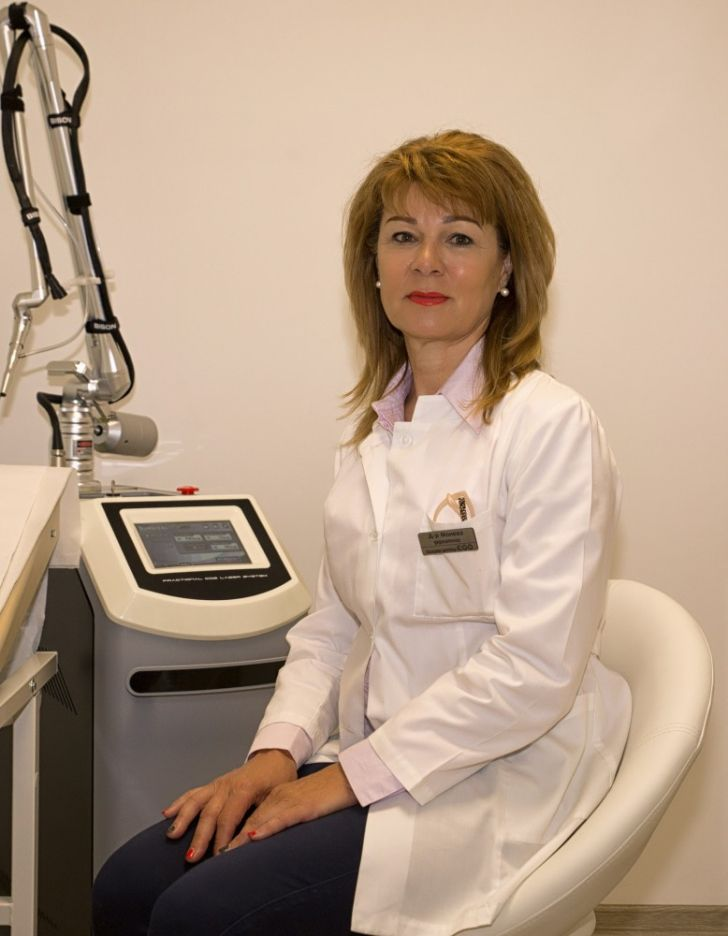
#> input picture dist/assets/doctor.jpg, 728 x 936 px; its folder holds 3 pictures in this run
$ python prepare_assets.py
#> lines starting #> are read from the running program, lines starting #| are printed output that depends on the picture
"""Local image optimisation; no external fonts or generated people."""
from pathlib import Path
from PIL import Image, ImageDraw, ImageFont, ImageOps

ROOT = Path(__file__).resolve().parent
assets = ROOT/'dist/assets'
for name in ['doctor', 'clinic-room', 'treatment-room']:
    with Image.open(assets/(name+'.jpg')) as image:
#> image is the input picture: PIL image 728x936 RGB; mean R, G, B 180.1, 156.7, 136.2
        image.convert('RGB').save(assets/(name+'.webp'), 'WEBP', quality=86, method=6)
        if name == 'doctor':
            image.thumbnail((480, 1000))
#> image: PIL image 480x617 RGB
            image.convert('RGB').save(assets/'doctor-480.webp', 'WEBP', quality=86, method=6)

favicon = '<svg xmlns="http://www.w3.org/2000/svg" viewBox="0 0 40 40"><rect width="40" height="40" rx="5" fill="white"/><circle cx="20" cy="20" r="14" fill="none" stroke="#d92419" stroke-width="6"/><circle cx="20" cy="20" r="4" fill="#d92419"/></svg>'
(assets/'favicon.svg').write_text(favicon)
card = Image.new('RGB', (1200, 630), '#fff9f5')
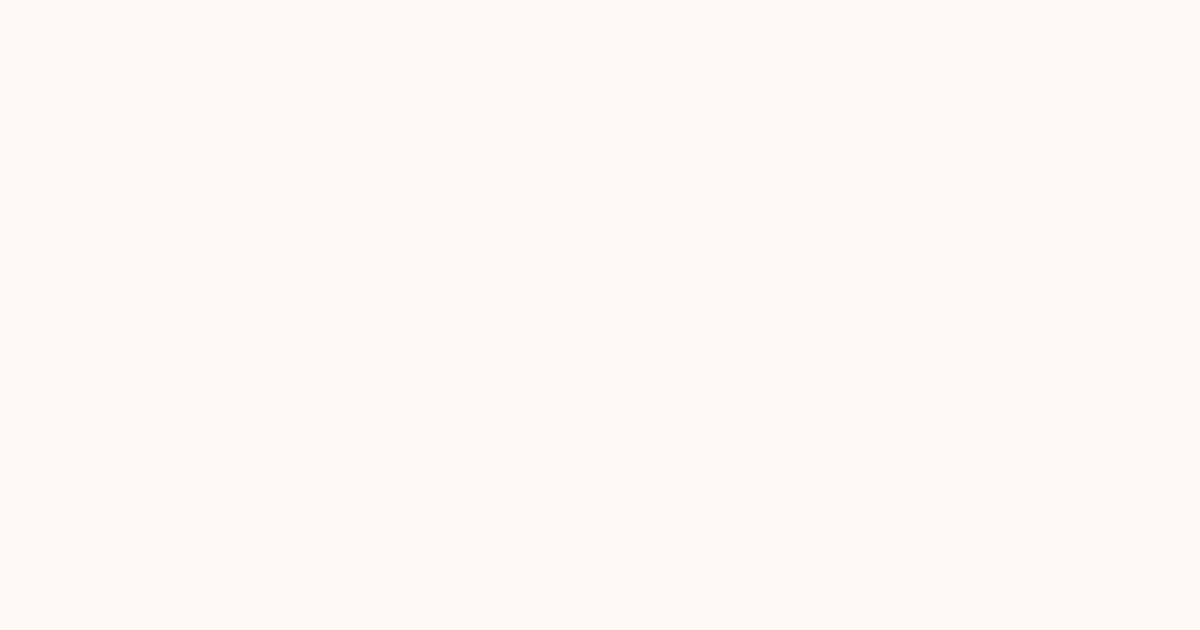
#> card: PIL image 1200x630 RGB; mean R, G, B 255, 249, 245
portrait = ImageOps.fit(Image.open(assets/'doctor.jpg').convert('RGB'), (460, 630), centering=(.5, .3))
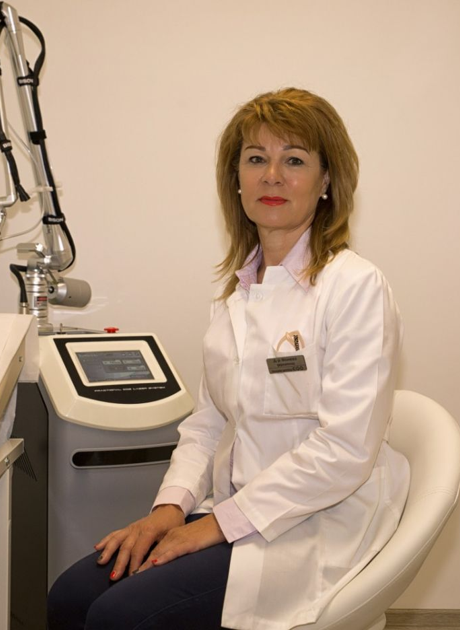
#> portrait: PIL image 460x630 RGB; mean R, G, B 180.2, 156.8, 136.5
card.paste(portrait, (740, 0))
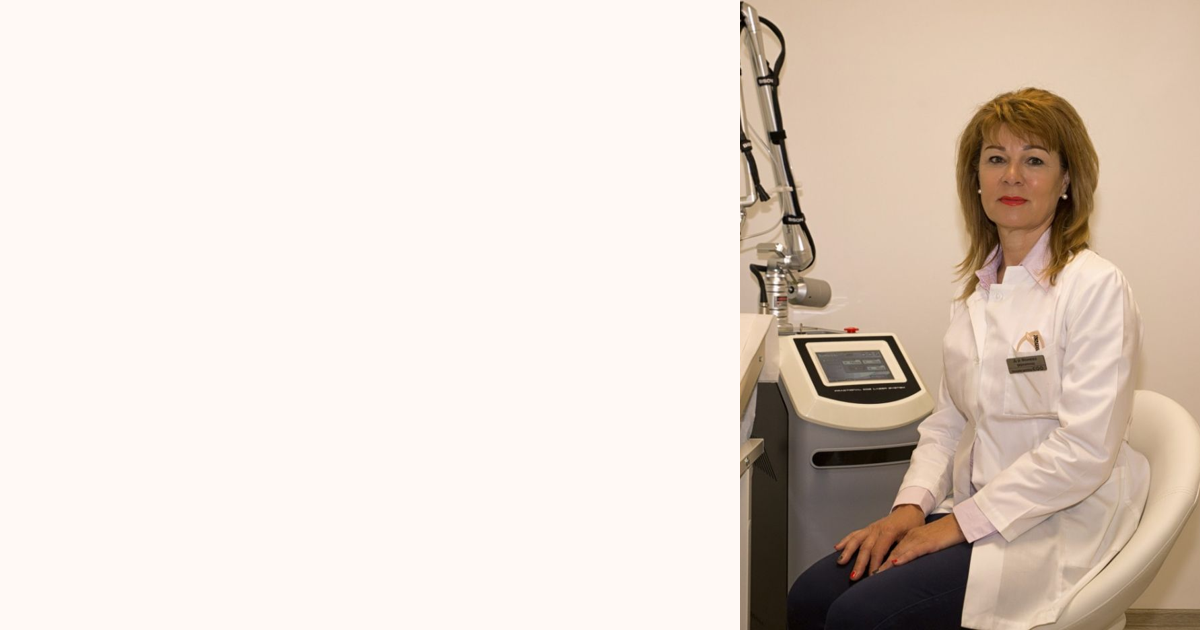
#> card: PIL image 1200x630 RGB; mean R, G, B 226.3, 213.7, 203.4
#> (the run stopped early here; a loop or call above may not have finished)
